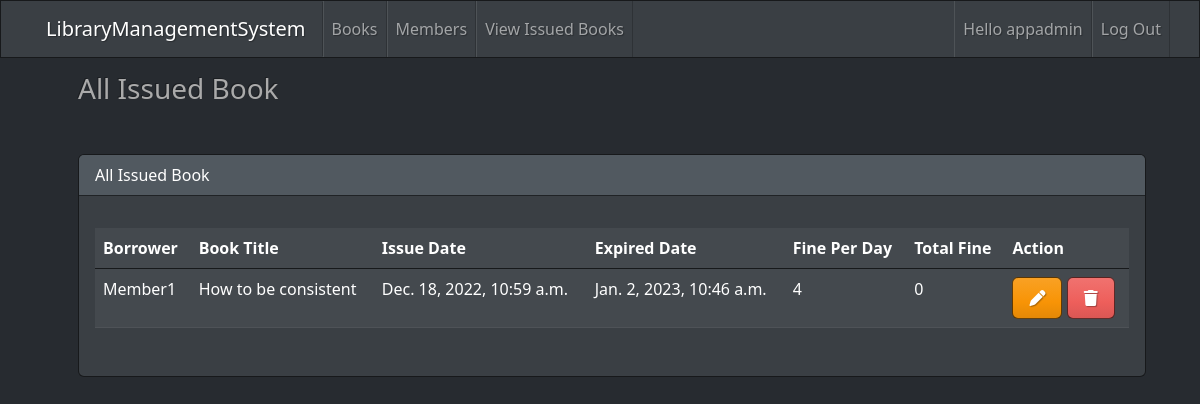
The page /issued_books (signed in) on the database as committed earlier.
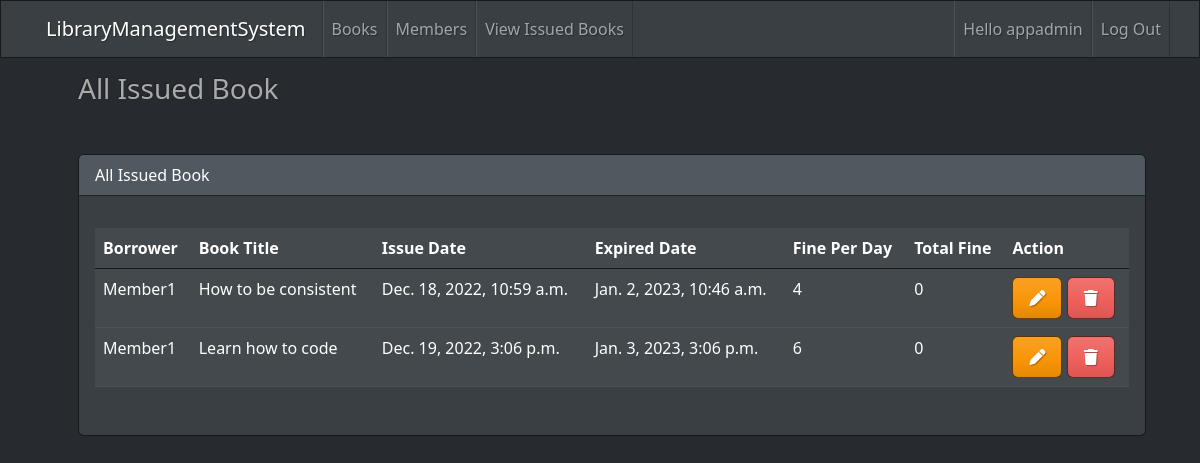
The same page on the database as committed later.
### base/models.py (models this page shows, shortened)
class IssueBook(models.Model):
    borrower = models.ForeignKey(
        Member, on_delete=models.CASCADE, null=True, blank=True)
    book = models.ForeignKey(
        Book, on_delete=models.CASCADE, null=True, blank=True)
    issue_date = models.DateTimeField(auto_now_add=True)
    expired_date = models.DateTimeField(
        default=timezone.datetime.today() + timedelta(days=15))
    fine_per_day = models.PositiveIntegerField(default=0)
    over_due = models.BooleanField(default=False, null=True, blank=True)
    @property
    def get_total_fine(self):
        total_fine = 0
        today = timezone.datetime.today()
        if today > self.expired_date:
            self.over_due = True
            days = today - self.expired_date
            total_fine = self.fine_per_day * days.days
            return total_fine
        return total_fine

class Member(models.Model):
    STATUS = [
        ('active', 'Active'),
        ('closed', 'Closed'),
        ('blacklist', 'Blacklist'),
    ]
    member = models.OneToOneField(User, on_delete=models.CASCADE)
    name = models.CharField(max_length=100)
    email = models.EmailField(
        unique=True, max_length=200, null=True, blank=True)
    membership_date = models.DateTimeField(auto_now_add=True)
    membership_status = models.CharField(
        max_length=20, choices=STATUS, default='active')
    def __str__(self):
        return self.name

class Book(models.Model):
    STATUS = [
        ('available', 'Available'),
        ('loned', 'Loned'),
        ('lost', 'Lost'),
    ]
    isbn = models.CharField(max_length=13, unique=True)
    title = models.CharField(max_length=200)
    author = models.ForeignKey(Author, on_delete=models.SET_NULL, null=True)
    category = models.ForeignKey(
        Category, on_delete=models.SET_NULL, null=True)
    is_referrence_only = models.BooleanField(default=False)
    status = models.CharField(
        max_length=50, choices=STATUS, default='available')
    add_date = models.DateTimeField(auto_now_add=True, null=True)
    class Meta:
        ordering = ['-add_date']

### base/decorator.py (the view)
        def wrapper_func(request, *args, **kwargs):
            group = None
            if request.user.groups.exists():
                group = request.user.groups.all()[0].name
            if group in allow_roles:
                return view_func(request, *args, **kwargs)
            return HttpResponse('You are not authorized on this site.')

### base/decorator.py (called while the page is built)
def allowed_user(allow_roles=[]):
    def decorator(view_func):
        def wrapper_func(request, *args, **kwargs):
            group = None
            if request.user.groups.exists():
                group = request.user.groups.all()[0].name
            if group in allow_roles:
                return view_func(request, *args, **kwargs)
            return HttpResponse('You are not authorized on this site.')
        return wrapper_func
    return decorator

### base/views.py (called while the page is built)
@login_required(login_url='login')
@allowed_user(allow_roles=['admin', 'staff'])
def issued_book_view(request):
    issued_books = IssueBook.objects.all()
    page = request.GET.get('page')
    paginator = Paginator(issued_books, 5) # Show 5 books per page.
    try:
        ibs_obj = paginator.page(page)
    except PageNotAnInteger:
        page = 1
        ibs_obj = paginator.page(page)
    except EmptyPage:
        page = paginator.num_pages
        ibs_obj = paginator.page(page)
    context = {'ibs_obj': ibs_obj, 'paginator':paginator}
    return render(request, 'base/view_issued_book.html', context)

### base/templates/base/view_issued_book.html (shortened to what this page needs)
{% extends 'base/main.html' %}
{% block content %}
<div class="container-fluid mt-5">
    <h3 class="m-4">All Issued Book</h3>
    <div class="row">
        <div class="col-12">
          {% if ibs_obj %}
            <div class="card text-white bg-primary ms-4 mr-4 mt-4 mb-4">
                <div class="card-header">All Issued Book</div>
                <div class="card-body">
                  <p class="card-text">
                    <div class="table-responsive">
                        <table class="table">
                            <thead>
                              <tr>
                                <th scope="col">Borrower</th>
                                <th scope="col">Book Title</th>
                                <th scope="col">Issue Date</th>
                                <th scope="col">Expired Date</th>
                                <th scope="col">Fine Per Day</th>
                                <th scope="col">Total Fine</th>
                                <th scope="col">Action</th>
                              </tr>
                            </thead>
                            <tbody>
                            {% for ib in ibs_obj %}
                              <tr class="table-primary">
                                <td>{{ib.borrower}}</td>
                                <td>{{ib.book.title}}</td>
                                <td>{{ib.issue_date}}</td>
                                <td>{{ib.expired_date}}</td>
                                <td>{{ib.fine_per_day}}</td>
                                <td>{{ib.get_total_fine}}</td>
                                <td>
                                  <a href="{% url 'edit_issued_book' ib.id %}"><i class="fa-solid fa-pen btn btn-warning"></i></a>
                                  <a href="" data-bs-toggle="modal" data-bs-target="#deleteBook{{ib.id}}"><i class="fa-solid fa-trash btn btn-danger"></i></a>
                                </td>
                              </tr>
                            {% endfor %}
                            </tbody>
                          </table>
                        </div>
                  </p>
                </div>
              </div>
        </div>
        {% else %}
              <h5 class="alert alert-primary">No Issued book record</h5>
        {% endif %}
        </div>
    </div>
</div>
{% endblock content %}

### templates/base/main.html (shortened to what this page needs)
{% load static %}
<!DOCTYPE html>
<html lang="en">
  <head>
    <link rel="stylesheet" href="{% static 'css/bootstrap.min.css' %}" />
    <link
      rel="stylesheet"
      href="https://cdnjs.cloudflare.com/ajax/libs/font-awesome/6.2.0/css/all.min.css"
 />
  </head>
  <body>
    {% include 'base/nav.html' %}
    <div class="h-100 container d-flex align-items-center justify-content-center">
      {% block content %}
      {% endblock content %}
  </body>
</html>

### templates/base/nav.html (shortened to what this page needs)
<div class="navbar navbar-expand-lg fixed-top navbar-dark bg-primary">
    <div class="container">
      <span class="navbar-brand">LibraryManagementSystem</span>
      <div class="collapse navbar-collapse" id="navbarResponsive">
        {% if request.user.is_staff %}
        <ul class="navbar-nav">
            <li class="nav-item">
              <a class="nav-link" href="{% url 'books' %}"
                >Books
              </a>
            </li>
            <li class="nav-item">
              <a class="nav-link" href="{% url 'members' %}">Members</a>
            </li>
            <li class="nav-item">
              <a class="nav-link" href="{% url 'issued_books' %}">View Issued Books</a>
            </li>
        </ul>
        <ul class="navbar-nav ms-md-auto">
          <li class="nav-item">
            <span class="nav-link">Hello {{request.user.username}}</span>
          </li>
          <li class="nav-item">
            <a class="nav-link" href="{% url 'logout' %}">Log Out</a>
          </li>
        </ul>
        {% else %}
        <ul class="navbar-nav ms-md-auto">
            <li class="nav-item">
                <a class="nav-link" href="{% url 'login' %}">Login/Sign Up</a>
            </li>
        </ul>
        {% endif %}
      </div>
    </div>
  </div>

Rows that differ between the two databases and show on the page:
added IssueBook: borrower "Member1", book "Learn how to code", issue_date "Dec. 19, 2022, 3:06 p.m.", expired_date "Jan. 3, 2023, 3:06 p.m.", fine_per_day "6", get_total_fine "0"
